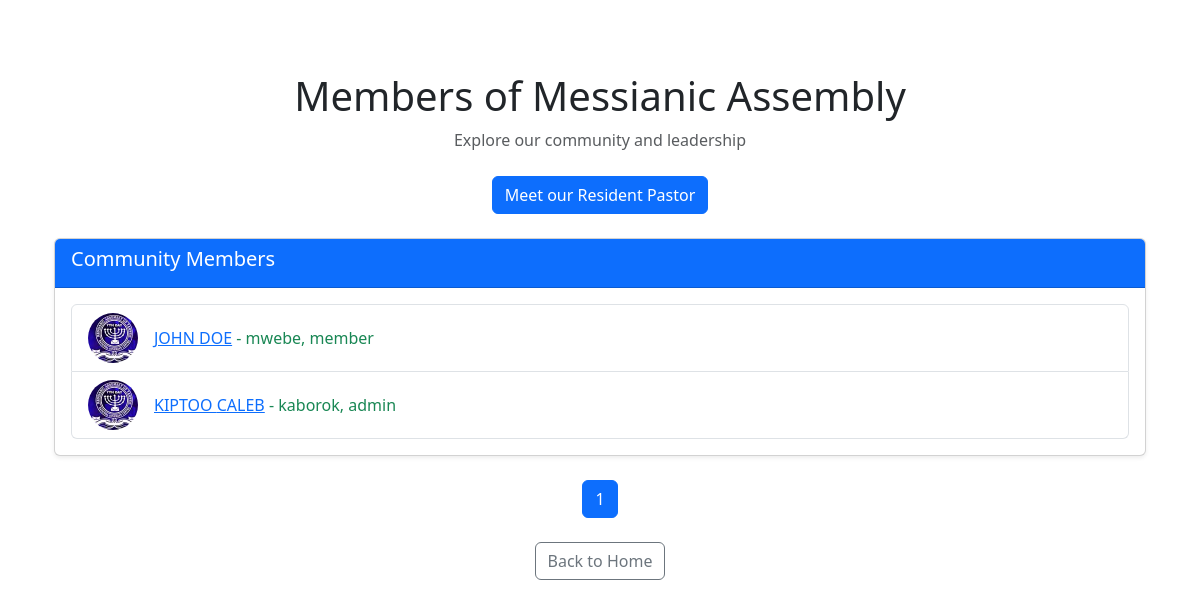
Page /members (signed in) on the earlier database version.
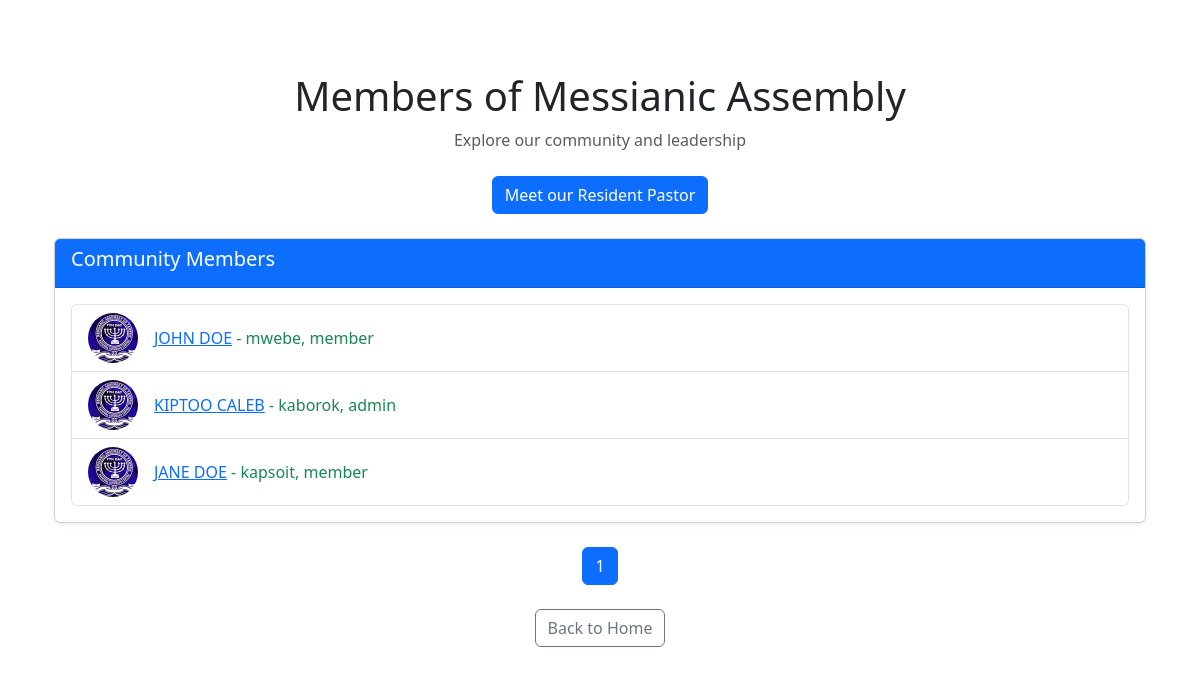
Same page on the later database version.
### application/models.py (models this page shows, shortened)
class User(db.Model, UserMixin):
    id = db.Column(db.Integer, primary_key=1)
    firstname = db.Column(db.String(20), nullable=False)
    lastname = db.Column(db.String(20),  nullable=False)
    email = db.Column(db.String(120), unique=1, nullable=0)
    username = db.Column(db.String(20), unique=True, nullable=False)
    role = db.Column(db.String(20), nullable=False, default='member')
    branch = db.Column(db.String(20), nullable=False)
    date_of_birth = db.Column(db.Date, nullable=False)
    image_file = db.Column(db.String(20), nullable=False, default='default.jpg')
    password = db.Column(db.String(60), nullable=False)
    posts = db.relationship('Announcement', backref='author', lazy=True)
    def __repr__(self):
        return f"{self.image_file} - {self.firstname} {self.lastname}, {self.branch}-[{self.role}]"

### application/main/routes.py (the view)
@main.route('/members', methods=['GET'])
@login_required
def members():
  page  = request.args.get('page', 1, type=int)
  members = User.query.order_by(User.username.asc()).paginate(page=page, per_page=25)
  return render_template('members.html', title='Member\'s', members=members)

### application/models.py (called while the page is built)
@login_manager.user_loader
def load_user(user_id):
    return User.query.get(int(user_id))

### application/templates/members.html
{% extends "layout.html" %}
{% block content %}
<div class="container py-5">
  <div class="text-center mb-4">
    <h1 class="display-6">Members of Messianic Assembly</h1>
    <p class="text-muted">Explore our community and leadership</p>
  </div>
  <div class="text-center mb-4">
    <a href="{{ url_for('main.Pastor') }}" class="btn btn-primary">
      Meet our Resident Pastor
    </a>
  </div>
  <div class="card shadow-sm mb-4">
    <div class="card-header bg-primary text-white">
      <h5>Community Members</h5>
    </div>
    <div class="card-body">
      {% if members %}
        <ul class="list-group">
          {% for member in members %}
            <li class="list-group-item d-flex align-items-center">
              <img src="{{ member.profile_picture_url or url_for('static', filename='profile_pics/' + member.image_file) }}"
                   alt="{{ member }}'s Profile Picture"
                   class="rounded-circle me-3"
                   style="width: 50px; height: 50px; object-fit: cover;">
              <span class="text-success"><a href="#">{{ member.firstname }} {{ member.lastname }}</a> - {{member.branch}}, {{ member.role}}</span>
            </li>
          {% endfor %}
        </ul>
      {% else %}
        <p class="text-muted">No members found.</p>
      {% endif %}
    </div>
  </div>
  {% if members.iter_pages() %}
    <nav aria-label="Members Pagination">
      <ul class="pagination justify-content-center">
        {% for page_num in members.iter_pages() %}
          {% if page_num %}
            <li class="page-item {% if page_num == members.page %}active{% endif %}">
              <a class="page-link" href="{{ url_for('main.members', page=page_num) }}">{{ page_num }}</a>
            </li>
          {% else %}
            <li class="page-item disabled">
              <span class="page-link">...</span>
            </li>
          {% endif %}
        {% endfor %}
      </ul>
    </nav>
  {% endif %}
  <div class="text-center mt-4">
    <a href="{{ url_for('main.home') }}" class="btn btn-outline-secondary">Back to Home</a>
  </div>
</div>
{% endblock content %}

Differences in the rows shown:
added User: image_file+firstname+lastname (placeholder picture), firstname "JANE", lastname "DOE", branch "kapsoit", role "member"
